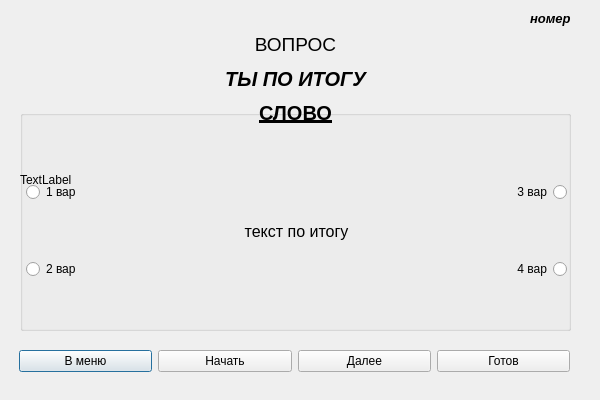
<?xml version="1.0" encoding="UTF-8"?>
<ui version="4.0">
 <class>Random</class>
 <widget class="QDialog" name="Random">
  <property name="geometry">
   <rect>
    <x>0</x>
    <y>0</y>
    <width>600</width>
    <height>400</height>
   </rect>
  </property>
  <property name="windowTitle">
   <string>Тест по Существительным</string>
  </property>
  <widget class="QGroupBox" name="groupBox">
   <property name="geometry">
    <rect>
     <x>20</x>
     <y>110</y>
     <width>551</width>
     <height>221</height>
    </rect>
   </property>
   <property name="title">
    <string/>
   </property>
   <property name="checkable">
    <bool>false</bool>
   </property>
   <widget class="QWidget" name="layoutWidget">
    <property name="geometry">
     <rect>
      <x>6</x>
      <y>21</y>
      <width>541</width>
      <height>201</height>
     </rect>
    </property>
    <layout class="QHBoxLayout" name="horizontalLayout">
     <item>
      <layout class="QVBoxLayout" name="verticalLayout">
       <item>
        <widget class="QRadioButton" name="word_1">
         <property name="text">
          <string>1 вар</string>
         </property>
        </widget>
       </item>
       <item>
        <widget class="QRadioButton" name="word_2">
         <property name="text">
          <string>2 вар</string>
         </property>
        </widget>
       </item>
      </layout>
     </item>
     <item>
      <widget class="QLabel" name="msg_text">
       <property name="sizePolicy">
        <sizepolicy hsizetype="Preferred" vsizetype="Preferred">
         <horstretch>1</horstretch>
         <verstretch>0</verstretch>
        </sizepolicy>
       </property>
       <property name="minimumSize">
        <size>
         <width>0</width>
         <height>0</height>
        </size>
       </property>
       <property name="sizeIncrement">
        <size>
         <width>0</width>
         <height>0</height>
        </size>
       </property>
       <property name="font">
        <font>
         <pointsize>12</pointsize>
        </font>
       </property>
       <property name="layoutDirection">
        <enum>Qt::LeftToRight</enum>
       </property>
       <property name="autoFillBackground">
        <bool>false</bool>
       </property>
       <property name="frameShape">
        <enum>QFrame::NoFrame</enum>
       </property>
       <property name="text">
        <string>текст по итогу</string>
       </property>
       <property name="alignment">
        <set>Qt::AlignCenter</set>
       </property>
       <property name="wordWrap">
        <bool>true</bool>
       </property>
      </widget>
     </item>
     <item>
      <layout class="QVBoxLayout" name="verticalLayout_2">
       <item>
        <widget class="QRadioButton" name="word_3">
         <property name="layoutDirection">
          <enum>Qt::RightToLeft</enum>
         </property>
         <property name="text">
          <string>3 вар</string>
         </property>
        </widget>
       </item>
       <item>
        <widget class="QRadioButton" name="word_4">
         <property name="layoutDirection">
          <enum>Qt::RightToLeft</enum>
         </property>
         <property name="text">
          <string>4 вар</string>
         </property>
        </widget>
       </item>
      </layout>
     </item>
    </layout>
   </widget>
  </widget>
  <widget class="QWidget" name="layoutWidget">
   <property name="geometry">
    <rect>
     <x>20</x>
     <y>30</y>
     <width>551</width>
     <height>97</height>
    </rect>
   </property>
   <layout class="QVBoxLayout" name="verticalLayout_3">
    <item>
     <widget class="QLabel" name="text_question">
      <property name="font">
       <font>
        <pointsize>14</pointsize>
        <italic>false</italic>
       </font>
      </property>
      <property name="text">
       <string>ВОПРОС</string>
      </property>
      <property name="alignment">
       <set>Qt::AlignCenter</set>
      </property>
     </widget>
    </item>
    <item>
     <widget class="QLabel" name="mark_text">
      <property name="font">
       <font>
        <pointsize>15</pointsize>
        <weight>75</weight>
        <italic>true</italic>
        <bold>true</bold>
       </font>
      </property>
      <property name="text">
       <string>ТЫ ПО ИТОГУ</string>
      </property>
      <property name="alignment">
       <set>Qt::AlignCenter</set>
      </property>
      <property name="wordWrap">
       <bool>true</bool>
      </property>
     </widget>
    </item>
    <item>
     <widget class="QLabel" name="text_word">
      <property name="font">
       <font>
        <pointsize>15</pointsize>
        <weight>75</weight>
        <bold>true</bold>
        <underline>true</underline>
       </font>
      </property>
      <property name="text">
       <string>СЛОВО</string>
      </property>
      <property name="alignment">
       <set>Qt::AlignCenter</set>
      </property>
     </widget>
    </item>
   </layout>
  </widget>
  <widget class="QWidget" name="layoutWidget">
   <property name="geometry">
    <rect>
     <x>19</x>
     <y>336</y>
     <width>551</width>
     <height>51</height>
    </rect>
   </property>
   <layout class="QHBoxLayout" name="horizontalLayout_2">
    <item>
     <widget class="QPushButton" name="back_to_menu_Button">
      <property name="text">
       <string>В меню</string>
      </property>
     </widget>
    </item>
    <item>
     <widget class="QPushButton" name="start_Button">
      <property name="text">
       <string>Начать</string>
      </property>
     </widget>
    </item>
    <item>
     <widget class="QPushButton" name="next_Button">
      <property name="text">
       <string>Далее</string>
      </property>
     </widget>
    </item>
    <item>
     <widget class="QPushButton" name="done_Button">
      <property name="text">
       <string>Готов</string>
      </property>
     </widget>
    </item>
   </layout>
  </widget>
  <widget class="QLabel" name="number_of_page">
   <property name="geometry">
    <rect>
     <x>530</x>
     <y>10</y>
     <width>54</width>
     <height>17</height>
    </rect>
   </property>
   <property name="font">
    <font>
     <pointsize>10</pointsize>
     <weight>75</weight>
     <italic>true</italic>
     <bold>true</bold>
    </font>
   </property>
   <property name="text">
    <string>номер</string>
   </property>
  </widget>
  <widget class="QLabel" name="label">
   <property name="geometry">
    <rect>
     <x>20</x>
     <y>20</y>
     <width>550</width>
     <height>320</height>
    </rect>
   </property>
   <property name="text">
    <string>TextLabel</string>
   </property>
  </widget>
 </widget>
 <resources/>
 <connections/>
</ui>
